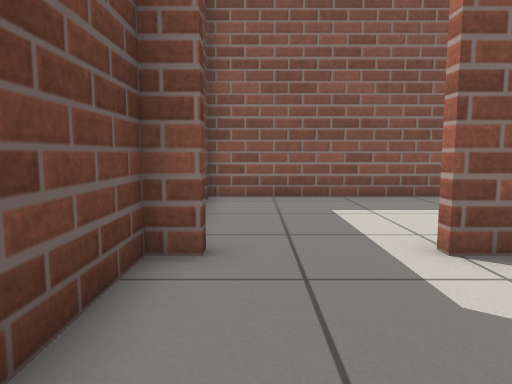
view 1 (above)

12 first-person views from a walk through a world built for the Gazebo simulator. The camera is 0.62 m above the floor, tilts 6° down and sees 70° across. The floor is counted in squares, 0.5 m on a side. Each view is taken from the middle of a square. On the plan, view 1 faces up. The plan holds only what a view shows up to about 15 squares ahead; the rest is blank.

view 2
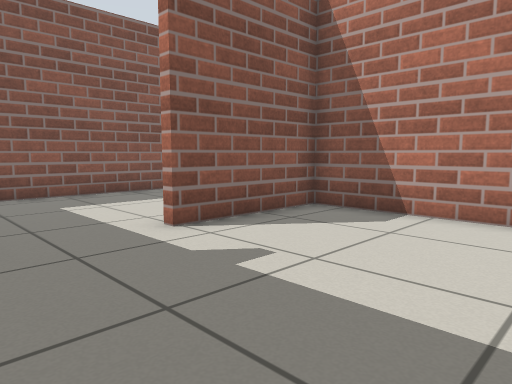

view 3
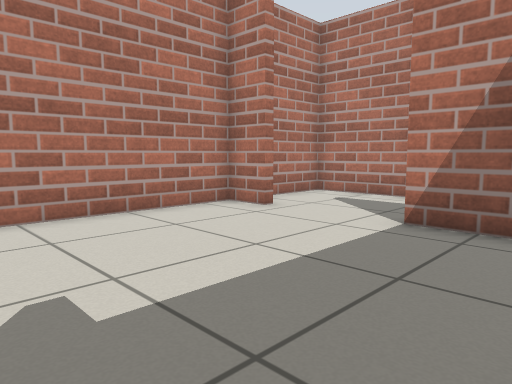

view 4
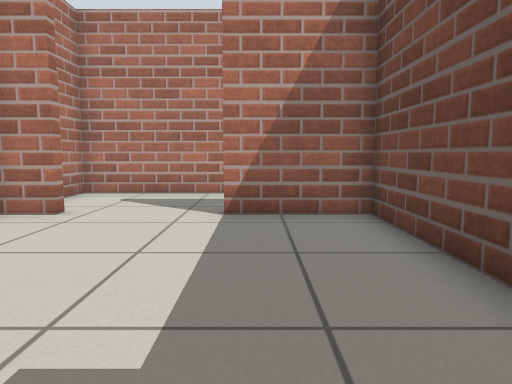

view 5
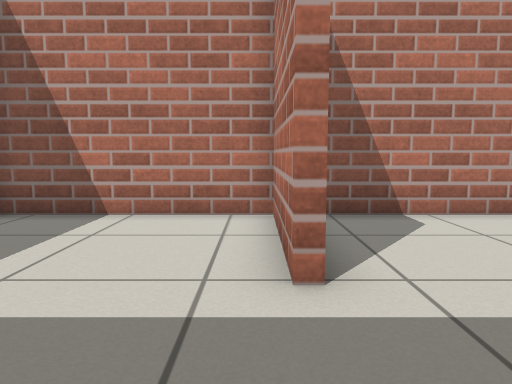

view 6
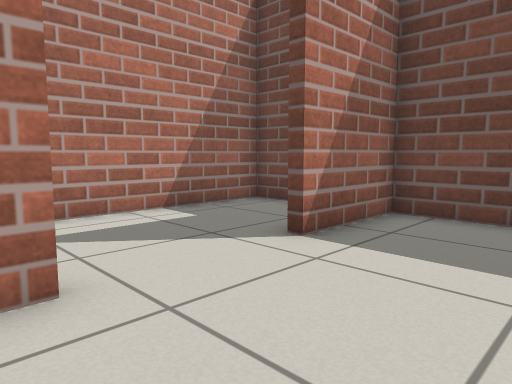

view 7
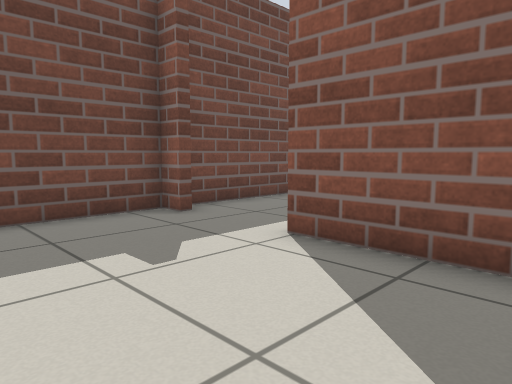

view 8
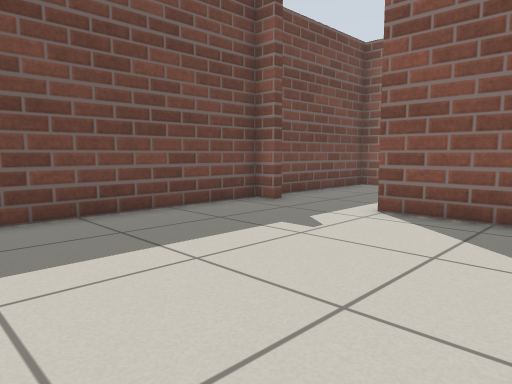

view 9
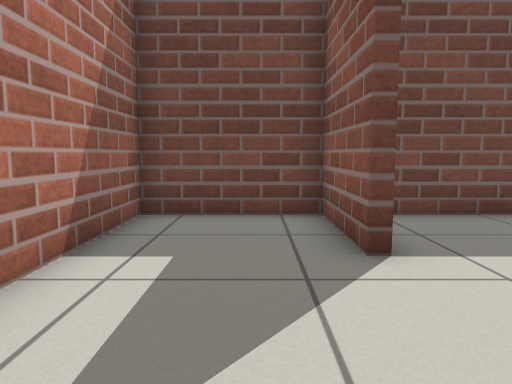

view 10
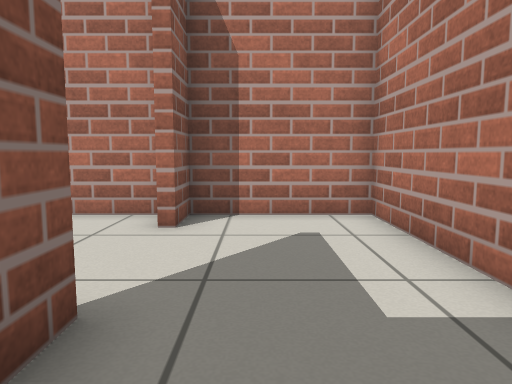

view 11
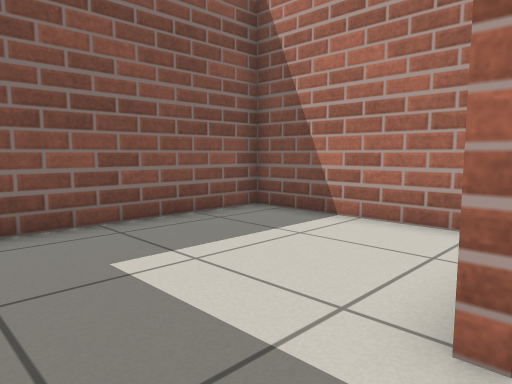

view 12
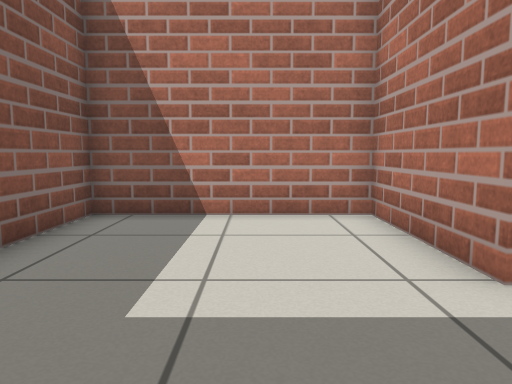

### Floor plan
Points are (right, up) in squares from view 1. A wall is a line through its corners. A room is listed if a view was taken in it or the views show most of it. See-through windows are left out.
Room 1 (views 1, 2, 3, 4, 6, 7, 8, 9, 10, 11)
walls: (-0.6, 4.4) (-1.3, 4.4) (-1.3, -3.3) (1.6, -3.3) (1.6, -3.7) (-1.3, -3.7) (-1.3, -7.3) (6.3, -7.3) (6.3, -3.7) (5, -3.7) (5, -3.3) (6.3, -3.3) (6.3, 4.4) (2.4, 4.4)
ways out: opening at (1, 4) to room 2
Room 2 (views 5, 12)
walls: (2.4, 4.4) (2.4, 4.6) (6.3, 4.6) (6.3, 10.3) (-1.3, 10.3) (-1.3, 5.1); (-0.6, 4.8) (-0.6, 4.4)
ways out: opening at (1, 4) to room 1

Where each view was taken, in squares from view 1:
view 1: 0 up, 0 right, facing up
view 2: 1 down, 1 left, facing up-right
view 3: 3 up, 1 left, facing down-right
view 4: 4 up, 1 right, facing down
view 5: 5 up, 1 left, facing right
view 6: 0 up, 6 right, facing down-left
view 7: 0 up, 6 right, facing up-left
view 8: 3 down, 6 right, facing up-left
view 9: 5 down, 6 right, facing left
view 10: 5 down, 1 left, facing right
view 11: 4 up, 0 right, facing up-right
view 12: 7 up, 1 left, facing right
